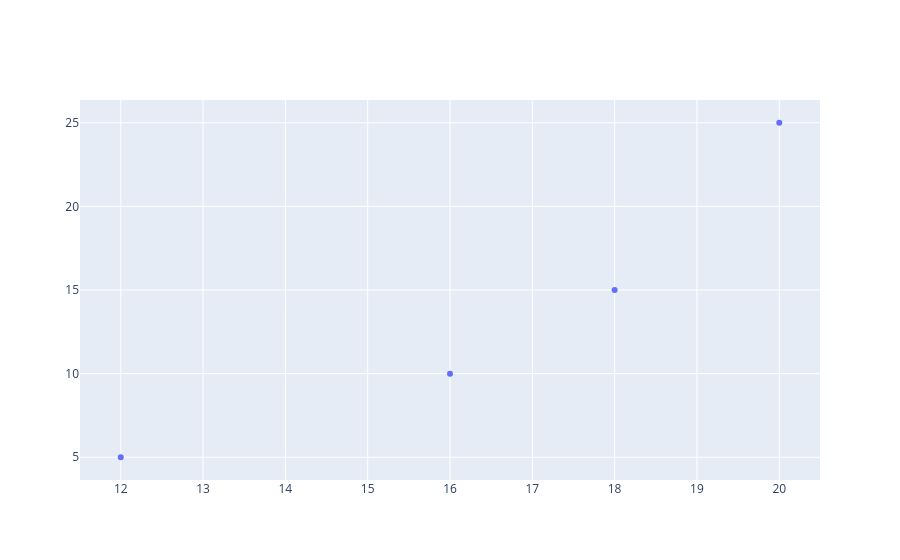

Notebook code for this chart:
### Code cell
fig=go.Figure(go.Scatter(x=x,y=y,mode="markers"))
fig.show()

### Figure 1 — Plotly figure (JSON) as saved in the notebook; plotly's stock layout.template omitted (floating-point values rounded to 4 significant figures)
{"data": [{"mode": "markers", "type": "scatter", "x": [12, 16, 18, 20], "y": [5, 10, 15, 25]}], "layout": {}}
